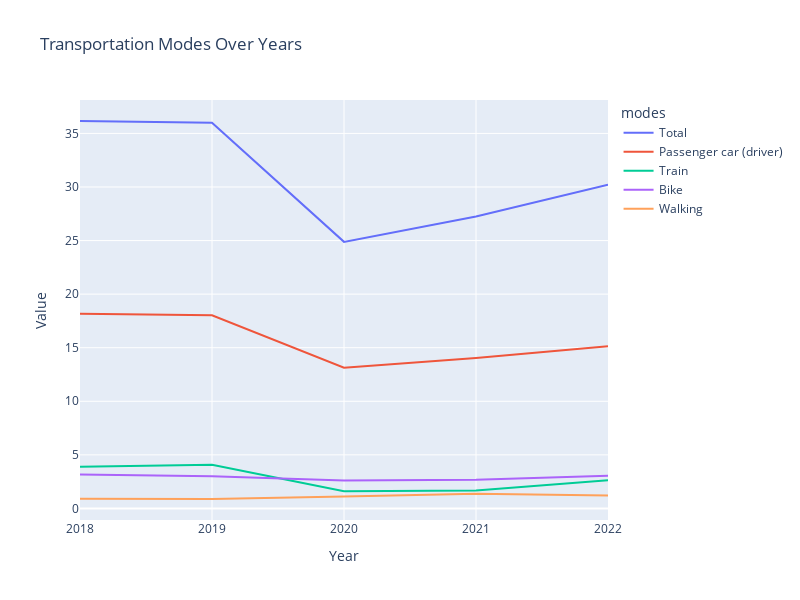

The code cell stored with this chart in its notebook:
### Markdown cell above
# Subquestion 3: How did the general mobility behaviour for all modes compared to fuel based modes change in the Netherlands?

People have started to travel more again in recent years, probably because COVID has passed, in the years during COVID more people will have traveled by car because this is private transportation and kept the chance of infection lower than traveling by public transportation. Also, since COVID, bicycle usage has increased since COVID. Furthermore, rising fuel prices are expected to make people look for alternatives, so other modes of transportation will become more attractive.

### Code cell
# Melt the DataFrame to long format for plotting
mobility_trend_melted = mobility_trend_dist.melt(id_vars='modes', var_name='Year', value_name='Value')

# Creating the plot
fig = px.line(mobility_trend_melted, x='Year', y='Value', color='modes', 
              title='Transportation Modes Over Years')
fig.update_layout(height=600, width=800 )
fig.show()

### Figure 1 — Plotly figure (JSON) as saved in the notebook; plotly's stock layout.template omitted (floating-point values rounded to 4 significant figures)
{"data": [{"hovertemplate": "modes=Total<br>Year=%{x}<br>Value=%{y}<extra></extra>", "legendgroup": "Total", "line": {"color": "#636efa", "dash": "solid"}, "marker": {"symbol": "circle"}, "mode": "lines", "name": "Total", "orientation": "v", "showlegend": true, "type": "scatter", "x": ["2018", "2019", "2020", "2021", "2022"], "xaxis": "x", "y": [36.16, 36, 24.88, 27.24, 30.21], "yaxis": "y"}, {"hovertemplate": "modes=Passenger car (driver)<br>Year=%{x}<br>Value=%{y}<extra></extra>", "legendgroup": "Passenger car (driver)", "line": {"color": "#EF553B", "dash": "solid"}, "marker": {"symbol": "circle"}, "mode": "lines", "name": "Passenger car (driver)", "orientation": "v", "showlegend": true, "type": "scatter", "x": ["2018", "2019", "2020", "2021", "2022"], "xaxis": "x", "y": [18.16, 18.02, 13.14, 14.05, 15.13], "yaxis": "y"}, {"hovertemplate": "modes=Train<br>Year=%{x}<br>Value=%{y}<extra></extra>", "legendgroup": "Train", "line": {"color": "#00cc96", "dash": "solid"}, "marker": {"symbol": "circle"}, "mode": "lines", "name": "Train", "orientation": "v", "showlegend": true, "type": "scatter", "x": ["2018", "2019", "2020", "2021", "2022"], "xaxis": "x", "y": [3.88, 4.08, 1.6, 1.67, 2.62], "yaxis": "y"}, {"hovertemplate": "modes=Bike<br>Year=%{x}<br>Value=%{y}<extra></extra>", "legendgroup": "Bike", "line": {"color": "#ab63fa", "dash": "solid"}, "marker": {"symbol": "circle"}, "mode": "lines", "name": "Bike", "orientation": "v", "showlegend": true, "type": "scatter", "x": ["2018", "2019", "2020", "2021", "2022"], "xaxis": "x", "y": [3.16, 3.01, 2.61, 2.68, 3.04], "yaxis": "y"}, {"hovertemplate": "modes=Walking<br>Year=%{x}<br>Value=%{y}<extra></extra>", "legendgroup": "Walking", "line": {"color": "#FFA15A", "dash": "solid"}, "marker": {"symbol": "circle"}, "mode": "lines", "name": "Walking", "orientation": "v", "showlegend": true, "type": "scatter", "x": ["2018", "2019", "2020", "2021", "2022"], "xaxis": "x", "y": [0.9, 0.88, 1.12, 1.38, 1.21], "yaxis": "y"}], "layout": {"height": 600, "legend": {"title": {"text": "modes"}, "tracegroupgap": 0}, "title": {"text": "Transportation Modes Over Years"}, "width": 800, "xaxis": {"anchor": "y", "domain": [0, 1], "title": {"text": "Year"}}, "yaxis": {"anchor": "x", "domain": [0, 1], "title": {"text": "Value"}}}}
